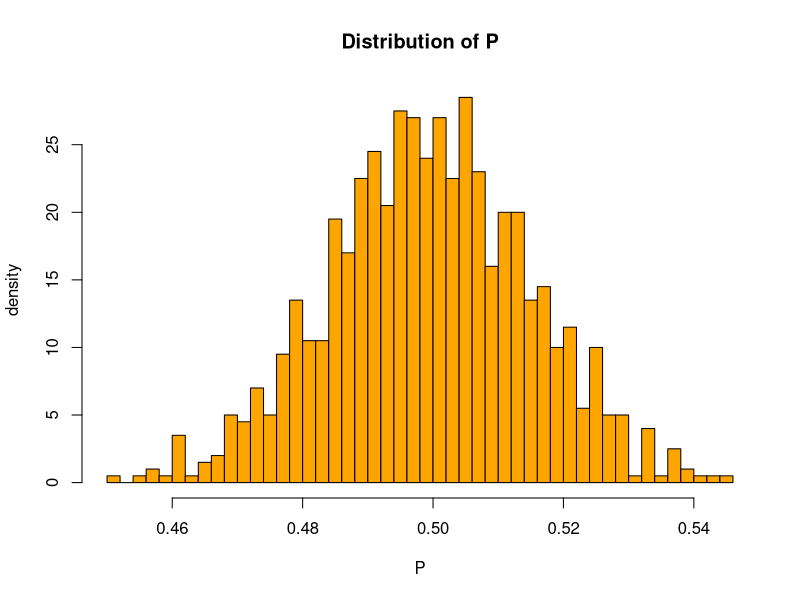
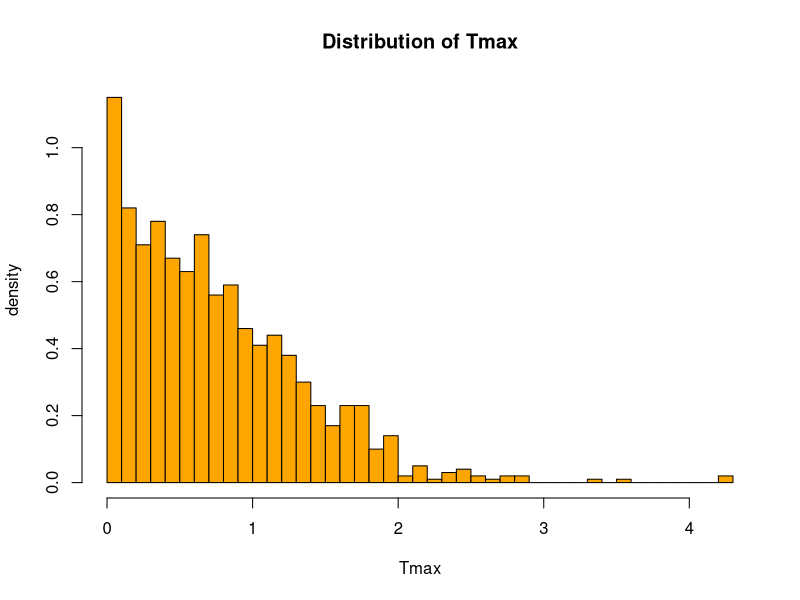

Reproduce these figures in R, in order.

num_P <- 1000 #number of P values calculated
experiment_size <- 1000 #number of simulations for each calculation of P
deltaT <- 0.01  #small time increment; also variance
numSteps <- 1/deltaT #number of random increments
p_values <- numeric(num_P)    #create an array of P value

for(i in 1:num_P){       #outer loop : gather P values

successCount <- 0

for(j in 1 : experiment_size){     #inner loop : compute P
  cumulationSum <- 0 #sum of Temperature
  
  deltaY1 <- rnorm(numSteps,mean=0,sd=sqrt(deltaT))   # random increments(follow normal distribution)
  cumulationSum <- sum(deltaY1)  #sum of the increments

if(cumulationSum>0)                 #count the successful experiments
{
  successCount <- successCount + 1      
}
  
}

p_values[i] <- successCount/experiment_size   #probabilty of above zero, stored in p_values
}

hist(p_values, breaks = 50, probability = TRUE, col = "orange",main="Distribution of P",xlab ="P",
     ylab="density")


num_T <- 1000 #number of Tmax calculated
deltaT <- 0.01  #small time increment; also variance
numSteps <- 1/deltaT #number of random increments
maxT <- numeric(num_T)   # array of Tmax

for(i in 1:num_T){   #calculate all the Tmaxs
curr_Tmax <- 0
curr_T <- 0
  for(j in 1:numSteps){    #calculate one Tmax
    deltaY2 <- rnorm(1,mean=0,sd=sqrt(deltaT))
    curr_T <- curr_T + deltaY2
    curr_Tmax <- max(curr_T,curr_Tmax)
  }
maxT[i] = curr_Tmax     #store result into array
}
hist(maxT, breaks = 50, probability = TRUE, col = "orange",main="Distribution of Tmax",xlab ="Tmax",
     ylab="density")
